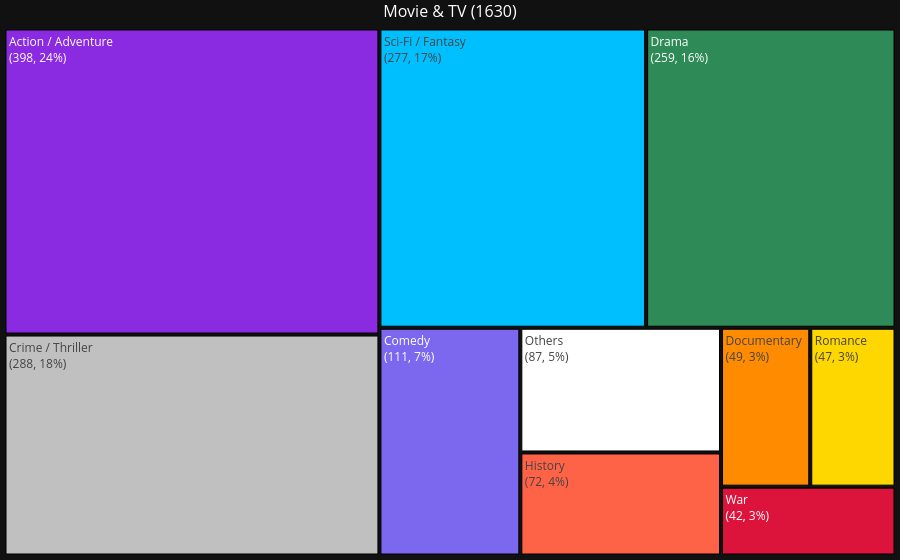

The notebook cell this image was saved under:
### Code cell
create_tree(
    df=df_flag_genre,
    feat='genre',
    var='count',
    flag='genre',
    #group_flag=False,
    #title=f'Movies ({df_flag_genre[df_flag_genre.flag=='Movie']['count'].sum():.0f}), TV shows ({df_flag_genre[df_flag_genre.flag=='TV']['count'].sum():.0f})',
    title=f'Movie & TV ({df_flag_genre['count'].sum():.0f})',
    threshold=40,
    threshold_global=True,
    color_dict={
        'Action / Adventure': 'blueviolet', 
        'Crime / Thriller': 'silver',
        'Sci-Fi / Fantasy': 'deepskyblue',
        'Drama': 'seagreen', 
        'Thriller': 'darkorange',
        'Comedy': 'mediumslateblue',
        'Others': 'white',
        'History': 'tomato',
        'Documentary': 'darkorange',
        'Romance': 'gold',
        'War': 'crimson',
        },
    font_size_dict={'base': 12, 'title': 16, 'tree_text': 12},
    save_path='../attachments/tree_movies.html',
    #save_path=None
)

### Figure 1 — Plotly figure (JSON) as saved in the notebook; plotly's stock layout.template omitted (floating-point values rounded to 4 significant figures)
{"data": [{"branchvalues": "total", "hoverinfo": "none", "ids": ["Action / Adventure | Action / Adventure", "Comedy | Comedy", "Crime / Thriller | Crime / Thriller", "Documentary | Documentary", "Drama | Drama", "History | History", "Romance | Romance", "Sci-Fi / Fantasy | Sci-Fi / Fantasy", "War | War", "Others | Others"], "labels": ["Action / Adventure", "Comedy", "Crime / Thriller", "Documentary", "Drama", "History", "Romance", "Sci-Fi / Fantasy", "War", "Others"], "marker": {"colors": ["blueviolet", "mediumslateblue", "silver", "darkorange", "seagreen", "tomato", "gold", "deepskyblue", "crimson", "white"], "line": {"color": "black", "width": 1}}, "parents": ["", "", "", "", "", "", "", "", "", ""], "textfont": {"size": 12}, "textinfo": "label+value+percent root", "textposition": "top left", "texttemplate": "<br>%{label}<br>(%{value:.0f}, %{percentRoot:.0%})", "type": "treemap", "values": [398.3, 111.4, 287.6, 49.23, 259.1, 71.79, 47.03, 277.0, 41.7, 86.89]}], "layout": {"font": {"color": "white", "size": 12}, "margin": {"b": 0, "l": 0, "r": 0, "t": 6}, "title": {"font": {"size": 16}, "text": "Movie & TV (1630)", "x": 0.5, "xanchor": "center", "y": 0.99, "yanchor": "top"}, "uniformtext": {"minsize": 12, "mode": "show"}}}
